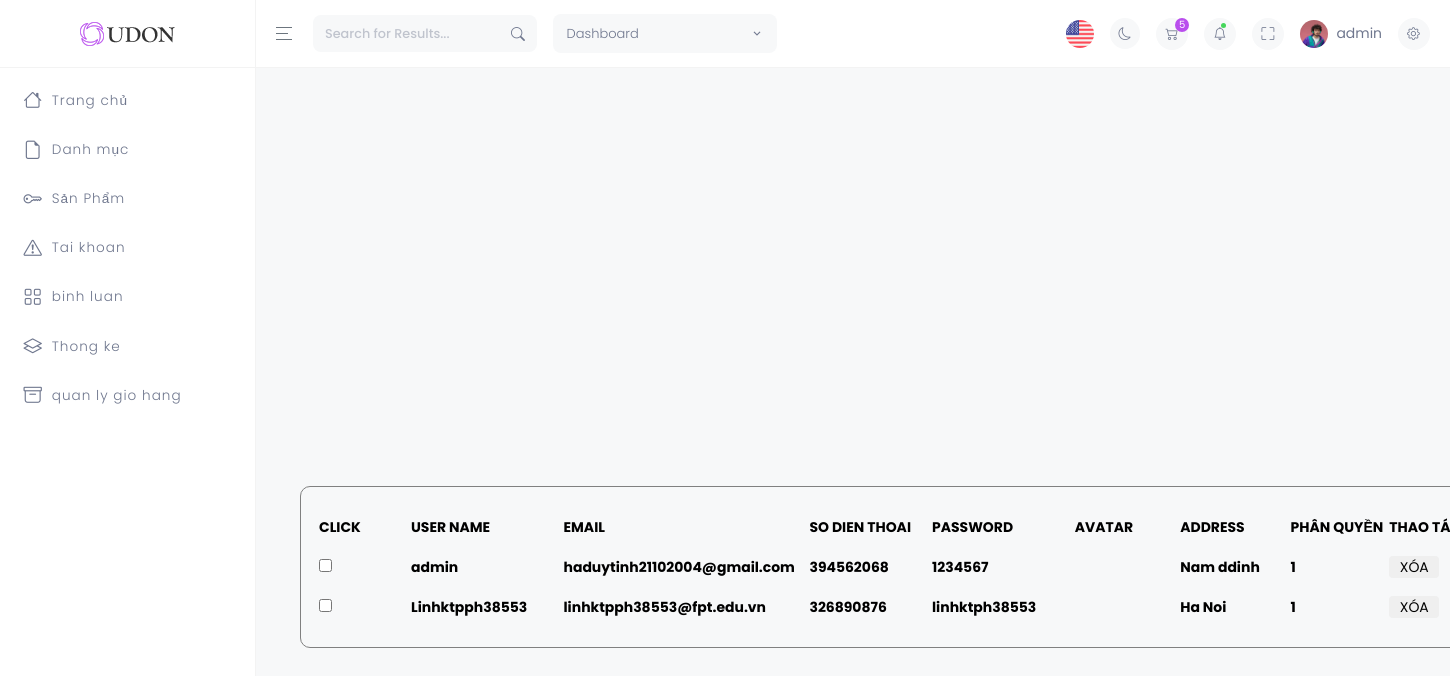
Page /admin/index.php?act=listtk on the committed database.
### tables this page shows
CREATE TABLE `taikhoan` (
  `id` int(11) NOT NULL,
  `user` text NOT NULL,
  `email` text NOT NULL,
  `sdt` int(15) NOT NULL,
  `password` text NOT NULL,
  `img` text NOT NULL,
  `address` text NOT NULL,
  `role` int(11) NOT NULL
);

### model/pdo.php (called while the page is built, shortened)
<?php
function pdo_get_connection(){
    $servername = "localhost";
    $username = "root";
    $password = "";
    try {
        $conn = new PDO("mysql:host=$servername;dbname=duan1haphoi", $username, $password);
        $conn->setAttribute(PDO::ATTR_ERRMODE, PDO::ERRMODE_EXCEPTION);
        return $conn;
    } catch(PDOException $e) {
        echo "Connection failed: " . $e->getMessage();
    }
}
function pdo_query($sql){
    $sql_args=array_slice(func_get_args(),1);
    try{
        $conn=pdo_get_connection();
        $stmt=$conn->prepare($sql);
        $stmt->execute($sql_args);
        $rows=$stmt->fetchAll();
        return $rows;
    }
    catch(PDOException $e){
        throw $e;
    }
    finally{
        unset($conn);
    }
}
?>

### model/taikhoan.php (called while the page is built, shortened)
<?php
function select_taikhoan(){
    $sql ='SELECT * FROM taikhoan';
    $taikhoan = pdo_query($sql);
    return $taikhoan;
}
?>

### admin/taikhoan/listtk.php (the view, shortened to what this page needs)
<div class='container'>
     <div class="col">
        <table>
            <tr style="color:black;">
                <th>CLICK</th>
                <th>USER NAME</th>
                <th>EMAIL</th>
                <th>SO DIEN THOAI</th>
                <th>PASSWORD</th>
                <th>AVATAR</th>
                <th>ADDRESS</th>
                <th>PHÂN QUYỀN</th>
                <th>THAO TÁC</th>
            </tr>
     </div>
     <div class="row">
     <?php if(isset($resulttk)):
            foreach($resulttk as $tk):
            ?>
            <tr style="color:black;">
                <th><input type="checkbox" name="checkbox" id=""></th>
                <th><?php echo $tk['user'] ?></th>
                <th><?php echo $tk['email'] ?></th>
                <th><?php echo $tk['sdt'] ?></th>
                <th><?php echo $tk['password'] ?></th>
                <th>
                </th>
                <th><?php echo $tk['address'] ?></th>
                <th><?php echo $tk['role'] ?></th>
                <th> <a href="index.php?act=deletetk&id=<?php echo $tk['id'] ?>"><button onclick="return confirm('BẠN MUỐN XÓA TÀI KHOẢN NÀY ?')">XÓA</button></a></th>
            </tr>
            <?php endforeach ?>
        <?php endif  ?>
     </div>
</div>

### admin/taikhoan/listtk.php (style rules this page uses)
.container { margin-top: 100px; margin-left: 300px; width: 1200px; height: 500px auto; border: 1px solid gray; border-radius: 10px; overflow: hidden; padding-bottom: 20px; }
table { margin-left: 5px; }
th { width: 300px; height: 40px; }
button { border: none; width: 50px; border-radius: 4px; transition: all 1s; }

### rows in the picture
taikhoan: user "admin", email "haduytinh21102004@gmail.com", sdt "394562068", password "1234567", address "Nam ddinh", role "1"
taikhoan: user "Linhktpph38553", email "linhktpph38553@fpt.edu.vn", sdt "326890876", password "linhktph38553", address "Ha Noi", role "1"
